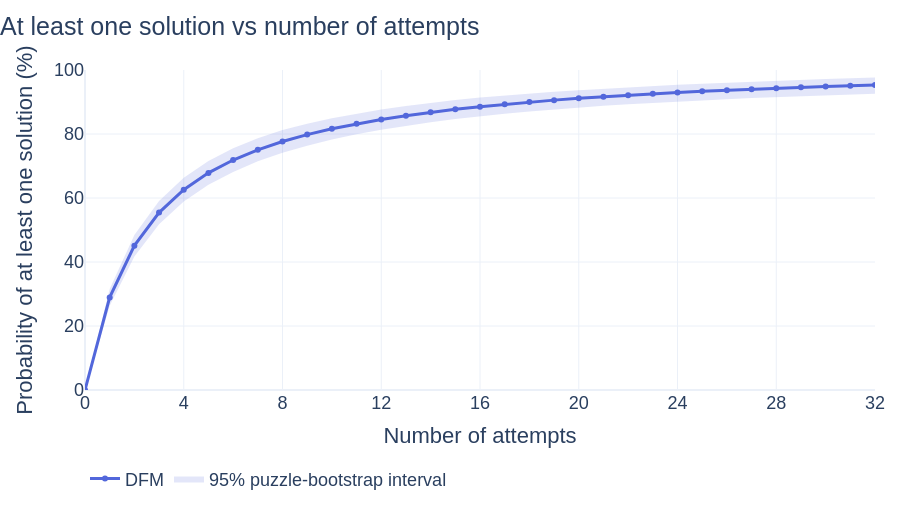

Write notebook code for a chart like this one.
### Code cell
attempt_counts = np.arange(ATTEMPTS_PER_PUZZLE + 1)
per_puzzle_pass = np.zeros((len(successes), ATTEMPTS_PER_PUZZLE + 1))
no_solution = np.ones(len(successes))
failed = ATTEMPTS_PER_PUZZLE - successes.sum(axis=1)
for k in range(1, ATTEMPTS_PER_PUZZLE + 1):
    no_solution *= np.maximum(failed - k + 1, 0) / (ATTEMPTS_PER_PUZZLE - k + 1)
    per_puzzle_pass[:, k] = 1 - no_solution
pass_at_k = per_puzzle_pass.mean(axis=0)
bootstrap_rng = np.random.default_rng(EVAL_SEED + 1)
weights = bootstrap_rng.multinomial(
    len(successes),
    np.full(len(successes), 1 / len(successes)),
    size=3000,
)
lower, upper = np.quantile(
    weights @ per_puzzle_pass / len(successes), [0.025, 0.975], axis=0
)
fig = go.Figure()
fig.add_scatter(
    x=attempt_counts,
    y=100 * lower,
    mode="lines",
    line=dict(width=0),
    hoverinfo="skip",
    showlegend=False,
)
fig.add_scatter(
    x=attempt_counts,
    y=100 * upper,
    mode="lines",
    line=dict(width=0),
    fill="tonexty",
    fillcolor="rgba(82,103,219,0.16)",
    name="95% puzzle-bootstrap interval",
    hoverinfo="skip",
)
fig.add_scatter(
    x=attempt_counts,
    y=100 * pass_at_k,
    mode="lines+markers",
    line=dict(color="#5267DB", width=3),
    marker=dict(size=6),
    name="DFM",
    hovertemplate="%{x} attempts · %{y:.2f}% solved at least once<extra></extra>",
)
fig.update_layout(
    title=dict(text="At least one solution vs number of attempts", x=0),
    template="plotly_white",
    height=510,
    autosize=True,
    xaxis=dict(title="Number of attempts", range=[0, ATTEMPTS_PER_PUZZLE], dtick=4),
    yaxis=dict(title="Probability of at least one solution (%)", range=[0, 100]),
    font=dict(family="Arial, sans-serif", size=18),
    legend=dict(orientation="h", y=-0.22, x=0),
    margin=dict(l=85, r=25, t=70, b=110),
)
fig.show(config=PLOT_CONFIG)
np.savez_compressed(
    ARTIFACTS / "queens8_dfm_evaluation.npz",
    dataset_indices=evaluation_indices,
    puzzle_ids=puzzles["ids"][evaluation_indices],
    successes=successes,
    attempt_counts=attempt_counts,
    pass_at_k=pass_at_k,
    lower=lower,
    upper=upper,
    steps=FLOW_STEPS,
    evaluation_seed=EVAL_SEED,
    dataset_sha256=puzzles["metadata"]["data_sha256"],
    checkpoint_sha256=checkpoint_sha256,
    optimizer_updates=run.global_step,
)
fig.write_html(ARTIFACTS / "queens8_dfm_retries.html", config=PLOT_CONFIG)

### Figure 1 — Plotly figure (JSON) as saved in the notebook; plotly's stock layout.template omitted (floating-point values rounded to 4 significant figures)
{"data": [{"hoverinfo": "skip", "line": {"width": 0}, "mode": "lines", "showlegend": false, "type": "scatter", "x": [0, 1, 2, 3, 4, 5, 6, 7, 8, 9, 10, 11, 12, 13, 14, 15, 16, 17, 18, 19, 20, 21, 22, 23, 24, 25, 26, 27, 28, 29, 30, 31, 32], "y": [0.0, 26.31, 41.75, 51.82, 58.9, 64.14, 68.16, 71.47, 74.13, 76.35, 78.25, 79.91, 81.31, 82.58, 83.69, 84.69, 85.57, 86.37, 87.06, 87.7, 88.28, 88.81, 89.3, 89.74, 90.15, 90.53, 90.88, 91.26, 91.56, 91.84, 92.1, 92.35, 92.58]}, {"fill": "tonexty", "fillcolor": "rgba(82,103,219,0.16)", "hoverinfo": "skip", "line": {"width": 0}, "mode": "lines", "name": "95% puzzle-bootstrap interval", "type": "scatter", "x": [0, 1, 2, 3, 4, 5, 6, 7, 8, 9, 10, 11, 12, 13, 14, 15, 16, 17, 18, 19, 20, 21, 22, 23, 24, 25, 26, 27, 28, 29, 30, 31, 32], "y": [0.0, 31.58, 48.47, 59.08, 66.35, 71.58, 75.57, 78.69, 81.22, 83.23, 84.95, 86.39, 87.68, 88.79, 89.75, 90.63, 91.37, 92.02, 92.64, 93.19, 93.7, 94.16, 94.6, 95.0, 95.38, 95.74, 96.06, 96.36, 96.64, 96.93, 97.18, 97.42, 97.66]}, {"hovertemplate": "%{x} attempts · %{y:.2f}% solved at least once<extra></extra>", "line": {"color": "#5267DB", "width": 3}, "marker": {"size": 6}, "mode": "lines+markers", "name": "DFM", "type": "scatter", "x": [0, 1, 2, 3, 4, 5, 6, 7, 8, 9, 10, 11, 12, 13, 14, 15, 16, 17, 18, 19, 20, 21, 22, 23, 24, 25, 26, 27, 28, 29, 30, 31, 32], "y": [0.0, 28.94, 45.11, 55.44, 62.6, 67.85, 71.88, 75.07, 77.66, 79.81, 81.63, 83.2, 84.55, 85.73, 86.78, 87.71, 88.54, 89.29, 89.97, 90.58, 91.14, 91.66, 92.13, 92.56, 92.96, 93.33, 93.68, 94.0, 94.29, 94.57, 94.83, 95.08, 95.31]}], "layout": {"autosize": true, "font": {"family": "Arial, sans-serif", "size": 18}, "height": 510, "legend": {"orientation": "h", "x": 0, "y": -0.22}, "margin": {"b": 110, "l": 85, "r": 25, "t": 70}, "title": {"text": "At least one solution vs number of attempts", "x": 0}, "xaxis": {"dtick": 4, "range": [0, 32], "title": {"text": "Number of attempts"}}, "yaxis": {"range": [0, 100], "title": {"text": "Probability of at least one solution (%)"}}}}
